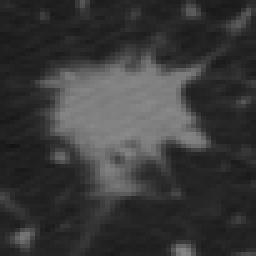
#> input picture ImageFrequency/images/mal5_LIDC-IDRI-0072_6.png, 256 x 256 px
$ python __main__.py
#> lines starting #> are read from the running program, lines starting #| are printed output that depends on the picture
#> the answer given: ../images/mal5_LIDC-IDRI-0072_6.png
### ImageFrequency/ImageFrequency/image_frequency.py
import numpy as np
from PIL import Image
from FFT import FFT_image_max


class image_frequency:
    def __init__(self, image):
#> called with image = '../images/mal5_LIDC-IDRI-0072_6.png'
        self.img = Image.open(image).convert("L")
        self.numpy_img_row = np.array(self.img)
        self.numpy_img_column = np.array(self.img).T
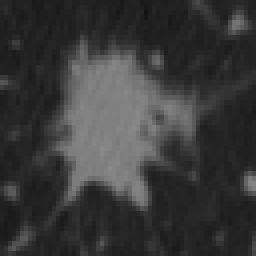
#> self.numpy_img_column: shape (256, 256); min 20, max 137, mean 57.3
        self.cc_row = []
        self.cc_column = []
        self.m = self.numpy_img_row.shape[0]
#> self.m = 256
        self.n = self.numpy_img_row.shape[1]
#> self.n = 256

    # [9 lines left out: function correlation_coefficient_row, not called in this run]

    def correlation_coefficient_column(self):
        for r in range(0, self.n-1):
            if np.std(self.numpy_img_column[r]) == 0.0 or np.std(self.numpy_img_column[r+1]) == 0.0:
                continue
            else:
                coef = np.corrcoef(
                    self.numpy_img_column[r], self.numpy_img_column[r+1])
                self.cc_column.append(coef[0][1])
#> this loop made 255 passes
#> coef on passes 1 to 12: [[1, 1], [1, 1]], [[1, 1], [1, 1]], [[1, 1], [1, 1]], [[1, 1], [1, 1]], [[1, 0.892], [0.892, 1]], [[1, 1], [1, 1]], [[1, 1], [1, 1]], [[1, 1], [1, 1]], [[1, 1], [1, 1]], [[1, 0.816], [0.816, 1]], [[1, 1], [1, 1]], [[1, 1], [1, 1]]
#> after the loop, self.cc_column = 255 values, max 1 at index 15, min 0.643 at index 34, mean 0.983
        return (FFT_image_max(self.cc_column))

    def __del__(self):
        pass

### ImageFrequency/ImageFrequency/FFT.py
import numpy as np
import pandas as pd
from scipy import signal


def FFT_image_max(li):
    N = len(li)
#> N = 255
    if N > 0:
        F = np.fft.fft(li)
        freq = np.fft.fftfreq(N, d=1.0)[1:int(N/2)]
#> freq = 126 values from 0.00392 to 0.494
        Amp = np.abs(F/(N/2))[1:int(N/2)]
#> Amp = 126 values, max 0.0275 at index 50, min 0.000124 at index 21, mean 0.00446
        maxId = signal.argrelmax(Amp)[0]
#> maxId = 33 values from 2 to 124
        if len(maxId) > 0:

            Amp_argrelmax = Amp[maxId]
#> Amp_argrelmax = 33 values, max 0.0275 at index 12, min 0.00135 at index 32, mean 0.00643
            max_index_freq = np.argmax(Amp_argrelmax)
#> max_index_freq = 12
            freq_max = freq[1:int(N/2)][maxId[max_index_freq]]
#> freq_max = 0.204

            #print("max frequency = {}".format(freq_max))
            # Plot figure (If needed)
            """
            fig, ax = plt.subplots()
            ax.plot(freq, Amp)
            ax.set_xlabel("Freqency [Hz]")
            ax.set_ylabel("Amplitude")
            ax.grid()
            plt.show(block=False)
            plt.pause(0.3) # Not pythonic
            plt.close(fig)
            """
            return (freq_max)


# [11 lines left out: function FFT_image, not called in this run]

### ImageFrequency/ImageFrequency/__main__.py
from image_frequency import image_frequency

if __name__ == '__main__':
    image_path = input("Please input the image file path: ")
    freq = image_frequency(image_path)
    print('Image frequency for column: {}'.format(
        freq.correlation_coefficient_column()))
    print('Image frequency for column: {}'.format(
        freq.correlation_coefficient_column()))
#> the loop in correlation_coefficient_column (call 2), `for r in range(0, self.n-1):` made 255 passes
